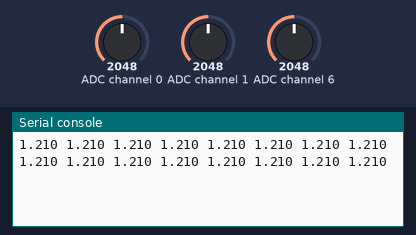
The program below on a simulated MicroPython board. Parts: the last lines printed to the serial console. The test bench sets the inputs (shaded band); at power-on: ADC channel 0 = 2048, ADC channel 1 = 2048, ADC channel 6 = 2048 (analog values on the 0–4095 scale). Files the program writes start out absent; files that are not in the repository are absent.

Above: at 1.2 s.
1.3 s: ADC channel 0 set to 2866
At 1.69 s:
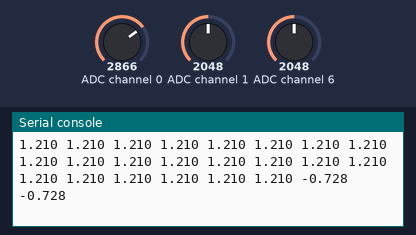
2.8 s: ADC channel 0 set to 3972
At 3.03 s:
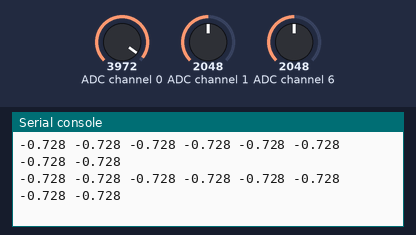
Timing chart, 0 to 5.8 s (numbered marks = the images above; inputs shaded):
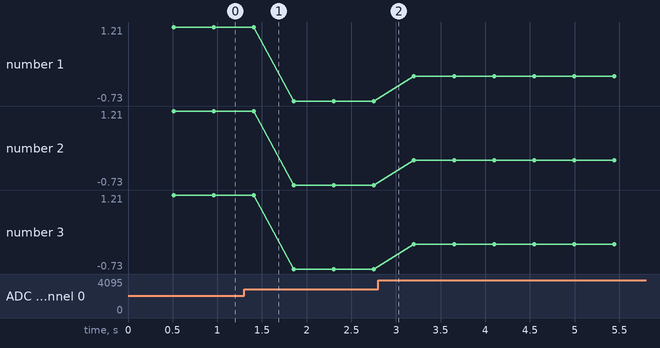

The program:

TB_adc_mcpP3464.py
```python
import sys
sys.path.append('../lib')

from adc_mcp3464 import ADC
from board_pinout import BoardPinout

bp = BoardPinout()

MISO_PN = bp.SPI_MISO_ADC_1
CS_PN   = bp.SPI_CS_ADC_1

adc = ADC(bp.SPI_SCK, bp.SPI_MOSI, MISO_PN, CS_PN)
adc.callib(1.2095)

while(1):
    _ = ' '.join([f'{adc.voltage(0,i):0.3f}'for i in range(8)])
    print(_)
```

adc_mcp3464.py
```python
import sys
sys.path.append('../lib')

from machine import Pin, SoftSPI
from nonvolatile_float import nonvolatile_float
from time import sleep


class ADC:
        # register addreses
    ADCDATA    =0x00
    CONFIG0    =0x01
    CONFIG1    =0x02
    CONFIG2    =0x03
    CONFIG3    =0x04
    IRQ        =0x05
    MUX        =0x06
    SCAN       =0x07
    TIMER      =0x08
    OFFSETCAL  =0x09
    GAINCAL    =0x0A
    RESERVED_B =0x0B
    RESERVED_C =0x0C
    LOCK       =0x0D
    RESERVED_E =0x0E
    CRCCFG     =0x0F

    # MUX channels
    VCM      = 15
    TEMP_M   = 14
    TEMP_P   = 13
    REFIN_M  = 12
    REFIN_P  = 11
    Reserved = 10
    AVDD     =  9
    AGND     =  8
    CH7      =  7
    CH0      =  0

        # MCLK
    MCLK_8 = 3
    MCLK_4 = 2
    MCLK_2 = 1
    MCLK_1 = 0 # default

    #OSR
    V98304 = 15
    V81920 = 14
    V49152 = 13
    V40960 = 12
    V24576 = 11
    V20480 = 10
    V16384 = 9
    V8192  = 8
    V4096  = 7
    V2048  = 6
    V1024  = 5
    V512   = 4
    V256   = 3 #(default)
    V128   = 2
    V64    = 1
    V32    = 0

    #BOOST
    bx2   =3
    bx1   =2 #(default)
    bx066 =1
    bx05  =0

    #GAIN
    gx64  = 7
    gx32  = 6
    gx16  = 5
    gx8   = 4
    gx4   = 3
    gx2   = 2
    gx1   = 1 #(default)
    gx1_3 = 0

    #AZ_MUX
    AZ_ON  = 1
    AZ_OFF = 0

    def __init__(self, spi_sck_pn, spi_mosi_pn, spi_miso_pn, spi_cs): # spi_miso_pn dumy, must by any input pin

                # CALLIB
        self.volts_per_lsb = nonvolatile_float()  #3.3/32768

        #SPI
        sck  = Pin(spi_sck_pn, Pin.OUT)
        mosi = Pin(spi_mosi_pn, Pin.OUT)
        miso = Pin(spi_miso_pn, Pin.IN)
        self.cs   = Pin(spi_cs, Pin.OUT, value = 1)

        self.spi = SoftSPI(baudrate=10000, polarity=0, phase=0, bits=8, firstbit=SoftSPI.MSB, sck=sck, mosi=mosi, miso=miso)

        # CONFIG
        self.cfg_AMCLK_OSR(self.MCLK_1,self.V40960)
        self.cfg_BOOST_GAIN_AZ_MUX(self.bx1,self.gx1,self.AZ_OFF)
        self.wr_8bit_reg(self.IRQ,    0x07) # IRQ TOTEM

        # 10 One-shot conversion osets ADC_MODE[1:0] to ‘10’ (Standby) at the end of the conversion
        # 00 16-bit (default ADC coding): 16-bit ADC data; does not allow overrange (ADC code locked to 0xFFFF or 0x8000) (default)
        # 0  CRC-16 only (16-bit format) (default)
        # 0  CRC on communication disabled (default)
        # 0  Enable Digital Offset Calibration Disabled (default)
        # 0  EN_GAINCAL Disabled (default)
        self.wr_8bit_reg(self.CONFIG3,0x80)

        # 11 Full Shutdown Mode Disabled
        # 11 AMCLK not present on the analog master clock output pin
        # 00 No current source is applied to the ADC inputs (default)
        # 11 = ADC Conversion mode
        self.wr_8bit_reg(self.CONFIG0,0xE3)

    def voltage(self,ch_n,ch_p):
        assert self.volts_per_lsb.get() != None, 'ERR adc_not_calibrated'
        return self.raw(ch_n,ch_p) * self.volts_per_lsb.get()

    def raw(self,ch_n,ch_p):
        self.cfg_MUX(ch_n,ch_p)
        self.wr_8bit_reg(self.CONFIG0,0xE3) #start convertion
        sleep(0.05)
        _ = self.rd_16bit_reg(self.ADCDATA)
        msb, lsb = _[1], _[2]
        res = (msb<<8)+lsb
        if res & 0x8000:
            res ^= 0xffff
            res *= -1
        return res

    def callib(self,voltage):
        ch0_1_lsb = self.raw(0,1)
        self.volts_per_lsb.set(voltage/ch0_1_lsb)

    def cfg_MUX(self,ch_n,ch_p):
        ctl = (ch_p<<4) | ch_n
        self.wr_8bit_reg(self.MUX,ctl) # VIN+ = CH0, VIN- = AGND

    def cfg_AMCLK_OSR(self,amclk,osr):
        ctl = (amclk<<6) | (osr<<2)
        self.wr_8bit_reg(self.CONFIG1,ctl) # AMCLK = MCLK, OSR = 98304 --> (0b00001100).

    def cfg_BOOST_GAIN_AZ_MUX(self,boost,gain,az_mux):

        ctl = (boost<<6)|(gain<<3)|(az_mux<<2)
        self.wr_8bit_reg(self.CONFIG2,ctl)

    def wr_8bit_reg(self,addr,value):
        WRT_CTRL=0b01000010
        ctl = (WRT_CTRL | (addr<<2)) , value
        write_buf = bytearray(ctl)
        read_buf  = bytearray(write_buf)

        self.cs.off()
        self.spi.write_readinto(write_buf, read_buf)
        self.cs.on()

        return read_buf

    def rd_16bit_reg(self,addr):
        RD_CTRL= 0b01000001
        ctl = RD_CTRL|(addr<<2) , 0x55, 0x55
        write_buf = bytearray(ctl)
        read_buf  = bytearray(write_buf)

        self.cs.off()
        self.spi.write_readinto(write_buf, read_buf)
        self.cs.on()

        return read_buf
```

board_pinout.py
```python
class BoardPinout:
    SPI_SCK = 20
    SPI_MOSI = 19

    # DACs
    SPI_CS_DAC_0 = 15
    SPI_CS_DAC_1 = 14

    # ADCs
    SPI_MISO_ADC_0 = 18
    SPI_CS_ADC_0 = 21

    SPI_MISO_ADC_1 = 22
    SPI_CS_ADC_1 = 26

 
```

nonvolatile_float.py
```python
# import os

nonvolatile_float_obj_ctr = 0

class nonvolatile_float:

    def __init__(self):
        global nonvolatile_float_obj_ctr

#         print(os.getcwd())
        self._filename = f"../nv/vf_{nonvolatile_float_obj_ctr}.txt"
        try:
            with open(self._filename, "r") as file:
                self._data = float(file.read())
        except OSError:
            self._data = None


        nonvolatile_float_obj_ctr+=1

    def save(self):
        with open(self._filename, "w") as file:
            file.write(str(self._data))

    def get(self):
        return self._data

    def set(self, data):
        self._data = data
        self.save()
```

Measured:
- after the input at 1.3 s, the serial console: prints a new line after 0.11 s (image 1)
- plotted number 1: 1.21 → -0.73 after the input at 1.3 s, -0.73 → -0.07 after the input at 2.8 s
- plotted number 2: 1.21 → -0.73 after the input at 1.3 s, -0.73 → -0.07 after the input at 2.8 s
- plotted number 3: 1.21 → -0.73 after the input at 1.3 s, -0.73 → -0.07 after the input at 2.8 s
